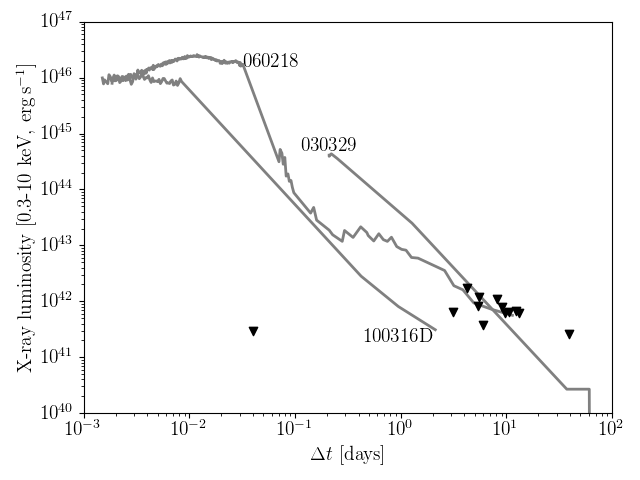

Reproduce this figure in Python.
""" Show the X-ray limits compared to the iPTF16asu X-ray light curves """

import glob
import matplotlib.pyplot as plt
plt.rc("font", family="serif")
plt.rc("text", usetex=True)
import numpy as np
from astropy.table import Table
from astropy.cosmology import Planck15

def plot_lc(f, name=None):
    dt = []
    lum = []
    with open(f, "r") as inputf:
        for line in inputf.readlines():
            if len(line) > 40:
                dt_s = float(line.split('\t')[0])
                dt.append(dt_s/86400)
                flux = float(line.split('\t')[3])
                lum.append(flux * 4 * np.pi * d**2)
    if name:
        plt.plot(dt, lum, c='grey', alpha=1.0, lw=2, zorder=1)
    else:
        # just thin grey
        plt.plot(dt, lum, c='grey', alpha=0.1, lw=1)
    return dt, lum


# ZTF18abukavn
d = Planck15.luminosity_distance(z=0.033).cgs.value
ratio = 3.27E-11 # count-to-flux rate, erg/cm2/ct

xrtlc = Table.read(
    "/Users/annaho/Dropbox/Projects/Research/ZTF18abukavn/data/from_brad.dat",
    format='ascii')
dt_sec = xrtlc['col1']
ct = xrtlc['col4']
lum = ct * ratio * 4 * np.pi * d**2 
plt.scatter(dt_sec/86400, lum, marker='v', c='k', zorder=5)

# All the GRBs
data_dir = "/Users/annaho/Dropbox/Projects/Research/ZTF18abukavn/data/xrtlc"
# flist = glob.glob(data_dir + "/*_xrt_bin.txt")
# for f in flist:
#     plot_lc(f)

# Individual LLGRBs
f = data_dir + "/060218_xrt_bin.txt" 
dt, lum = plot_lc(f, name="060218")
plt.text(
    0.06, 1.26E46, "060218", 
    horizontalalignment='center',
    verticalalignment='bottom', fontsize=14)

f = data_dir + "/100316d_xrt_bin.txt" 
dt, lum = plot_lc(f, name="100316D")
plt.text(
    dt[-1], lum[-1], '100316D', 
    horizontalalignment='right',
    verticalalignment='top', fontsize=14)

f = data_dir + "/030329_xray.dat"
# this one has a different file
dat = np.loadtxt(f)
dt = dat[:,0] 
flux = dat[:,1] * 1E-12
lum = flux * 4 * np.pi * d**2
plt.plot(dt, lum, c='grey', lw=2, zorder=1)
plt.text(
    dt[0], lum[0], '030329',
    horizontalalignment='center',
    verticalalignment='bottom', fontsize=14)

# need 2009bb
# need 1998bw

# Formatting
plt.xlim(1E-3,1E2)
plt.xlabel(r"$\Delta t$ [days]", fontsize=14)
plt.ylabel(
r"X-ray luminosity [0.3-10 keV, erg\,s${}^{-1}$]", fontsize=14)
plt.yscale('log')
plt.xscale('log')
plt.ylim(1E40, 1E47)
plt.tick_params(axis='both', labelsize=14)

plt.tight_layout()
#plt.show()
plt.savefig("xray_lc.png")
